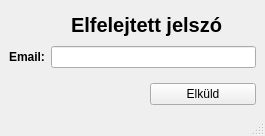
<?xml version="1.0" encoding="UTF-8"?>
<ui version="4.0">
 <class>MainWindow</class>
 <widget class="QMainWindow" name="MainWindow">
  <property name="geometry">
   <rect>
    <x>0</x>
    <y>0</y>
    <width>265</width>
    <height>136</height>
   </rect>
  </property>
  <property name="windowTitle">
   <string>Elfelejtett jelszó</string>
  </property>
  <widget class="QWidget" name="centralwidget">
   <layout class="QGridLayout" name="gridLayout">
    <item row="0" column="0">
     <spacer name="horizontalSpacer_2">
      <property name="orientation">
       <enum>Qt::Horizontal</enum>
      </property>
      <property name="sizeHint" stdset="0">
       <size>
        <width>50</width>
        <height>20</height>
       </size>
      </property>
     </spacer>
    </item>
    <item row="0" column="1" colspan="2">
     <widget class="QLabel" name="label">
      <property name="font">
       <font>
        <pointsize>15</pointsize>
        <weight>75</weight>
        <bold>true</bold>
       </font>
      </property>
      <property name="text">
       <string>Elfelejtett jelszó</string>
      </property>
     </widget>
    </item>
    <item row="0" column="3">
     <spacer name="horizontalSpacer_3">
      <property name="orientation">
       <enum>Qt::Horizontal</enum>
      </property>
      <property name="sizeHint" stdset="0">
       <size>
        <width>16</width>
        <height>20</height>
       </size>
      </property>
     </spacer>
    </item>
    <item row="1" column="0" colspan="4">
     <layout class="QFormLayout" name="formLayout">
      <item row="0" column="0">
       <widget class="QLabel" name="label_2">
        <property name="font">
         <font>
          <weight>75</weight>
          <bold>true</bold>
         </font>
        </property>
        <property name="text">
         <string>Email:</string>
        </property>
       </widget>
      </item>
      <item row="0" column="1">
       <widget class="QLineEdit" name="emailField"/>
      </item>
     </layout>
    </item>
    <item row="2" column="0" colspan="2">
     <spacer name="horizontalSpacer">
      <property name="orientation">
       <enum>Qt::Horizontal</enum>
      </property>
      <property name="sizeHint" stdset="0">
       <size>
        <width>135</width>
        <height>20</height>
       </size>
      </property>
     </spacer>
    </item>
    <item row="2" column="2" colspan="2">
     <widget class="QPushButton" name="sendButton">
      <property name="text">
       <string>Elküld</string>
      </property>
     </widget>
    </item>
   </layout>
  </widget>
  <widget class="QStatusBar" name="statusbar"/>
 </widget>
 <resources/>
 <connections/>
</ui>
